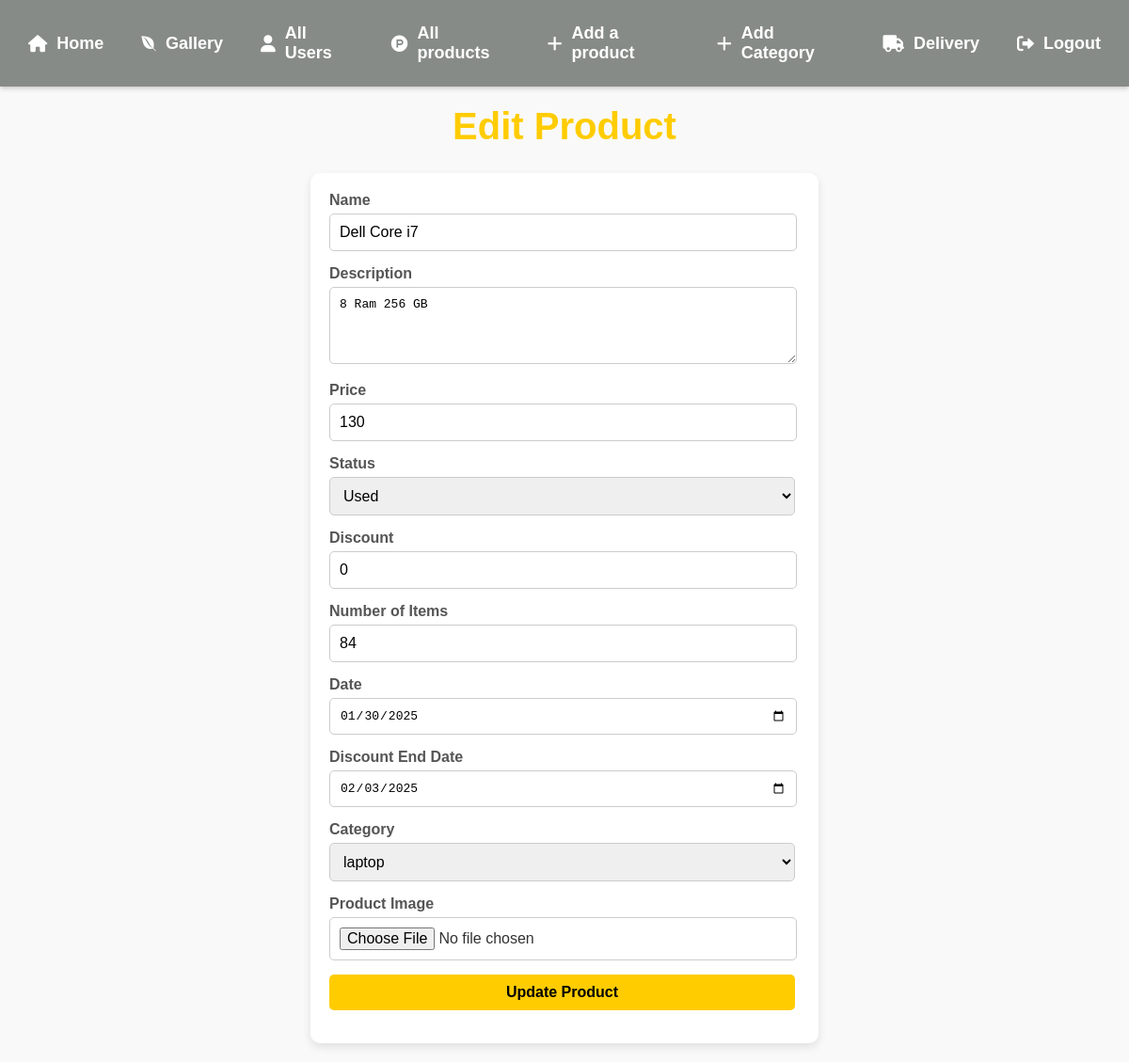
/Admin/edit.php?id=88 (signed in), run on the app's committed database.
### tables this page shows
CREATE TABLE `items` (
  `Item_ID` int(11) NOT NULL,
  `Name` varchar(32) NOT NULL,
  `Description` varchar(255) NOT NULL,
  `Price` int(11) NOT NULL,
  `discount_percentage` int(3) NOT NULL DEFAULT 0,
  `Price_after_discount` decimal(32,0) GENERATED ALWAYS AS (`Price` - `Price` * `discount_percentage` / 100) STORED,
  `discount_end_date` date NOT NULL DEFAULT current_timestamp(),
  `Add_Date` date NOT NULL,
  `Status` varchar(255) NOT NULL,
  `Picture` varchar(255) NOT NULL,
  `Cat_ID` int(11) NOT NULL,
  `quantity` int(11) NOT NULL,
  `role` int(11) DEFAULT 1
);

CREATE TABLE `categories` (
  `Id` int(11) NOT NULL,
  `Name` varchar(32) NOT NULL
);

### Admin/edit.php (the view, shortened to what this page needs)
<?php
include("navbar.php");
if (isset($_GET['id'])) {
    $item_id = $_GET['id'];
    $sql = "SELECT i.*, c.name as catName FROM items i, categories c WHERE i.Item_ID = '$item_id' AND i.CAT_ID = c.id";
    $result = mysqli_query($conn, $sql);
    $product = mysqli_fetch_array($result);
    $category_sql = "SELECT * FROM `categories`";
    $category_result = mysqli_query($conn, $category_sql);
}
?>
<!DOCTYPE html>
<html lang="en">
<head>
    <link rel="stylesheet" href="css/edit_css.css">
</head>
<body>
    <div class="container">
        <h1>Edit Product</h1>
        <form class="form1" action="" method="POST" enctype="multipart/form-data">
            <label for="name">Name</label>
            <input type="text" name="name" id="name" value="<?php echo $product['Name']; ?>" required>
            <label for="description">Description</label>
            <textarea name="description" id="description" rows="4" required><?php echo $product['Description']; ?></textarea>
            <label for="price">Price</label>
            <input type="number" name="price" id="price" min='1' step="1" value="<?php echo $product['Price']; ?>" required>
            <label for="status">Status</label>
            <select name="status" id="status" required>
                <option value="used" <?php if ($product['Status'] == 'used') echo 'selected'; ?>>Used</option>
            </select>
            <label for="discount">Discount</label>
            <input type="number" name="discount" id="discount" step="1" max="100" min="0" value="<?php echo $product['discount_percentage']; ?>" required>
            <label for="nb_items">Number of Items</label>
            <input type="number" name="nb_items" id="nb_items" min="0" value="<?php echo $product['quantity']; ?>" required>
            <label for="date">Date</label>
            <input type="date" name="date" id="date" value="<?php echo $product['Add_Date']; ?>" required>
            <label for="date1">Discount End Date</label>
            <input type="date" name="date1" id="date1" value="<?php echo $product['discount_end_date']; ?>" required>
            <label for="category">Category</label>
            <select name="category" id="category" required>
                <?php
                while ($category = mysqli_fetch_assoc($category_result)) {
                    echo "<option value='" . $category["Id"] . "' " . ($product['Cat_ID'] == $category['Id'] ? 'selected' : '') . ">" . $category["Name"] . "</option>";
                }
                ?>
            </select>
            <label for="upload">Product Image</label>
<input type="file" name="upload" id="upload" onchange="previewImage(event)">
            <button type="submit">Update Product</button>
        </form>
    </div>
</body>
</html>

### Admin/css/edit_css.css (style rules this page uses)
body { font-family: Arial, sans-serif; margin: 0; padding: 0; background-color: #f9f9f9; color: #333; }
h1 { text-align: center; color: #ffcc00; margin-top: 20px; font-size: 2.5em; }
.form1 { max-width: 500px; margin: 20px auto; padding: 20px; background-color: #fff; border-radius: 10px; box-shadow: 0 4px 10px rgba(0, 0, 0, 0.1); }
label { display: block; margin-bottom: 5px; font-weight: bold; color: #333; }
input, textarea, select, button { width: 95%; margin-bottom: 15px; padding: 10px; border: 1px solid #ccc; border-radius: 5px; font-size: 1em; }
select { width: 99%; }
button { width: 99%; background-color: #ffcc00; color: #000; font-weight: bold; border: none; cursor: pointer; transition: background-color 0.3s ease; }
form label { color: #555; }

### Admin/navbar.php (style rules this page uses)
body { margin: 0; font-family: 'Poppins', sans-serif; background-color: #f4f4f4; }

### data on the page
items: name "Dell Core i7", description "8 Ram 256 GB", price "130", status "Used", discount "0", nb_items "84", date "01/30/2025", date1 "02/03/2025", category "laptop"
